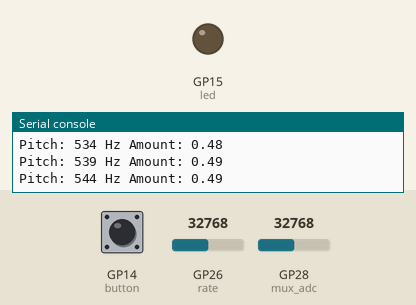
The program below on a simulated Raspberry Pi Pico running MicroPython. Parts: output pins drawn as LEDs (lit = HIGH), the last lines printed to the serial console. Dashed ring = blinking. Inputs (shaded band) come from the test bench; at power-on: GP14 (button) HIGH, GP26 (rate) = 32768, GP28 (mux_adc) = 32768 (analog values on the 0–65535 scale). Pins used as bus, display or sensor lines are not drawn.

Above: at 1.2 s.
1.3 s: GP14 (button) pulled LOW for 1 s
At 1.72 s:
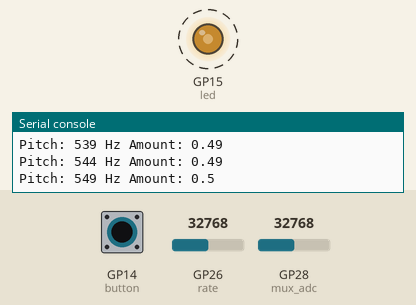
3.8 s: GP14 (button) pulled LOW for 3.2 s
At 7.6 s:
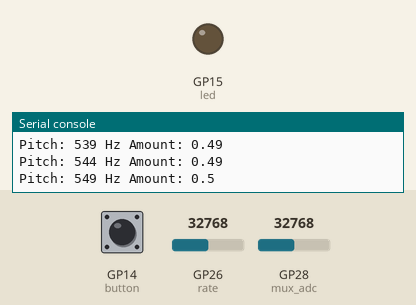
Timing chart, 0 to 9.1 s (numbered marks = the images above; inputs shaded):
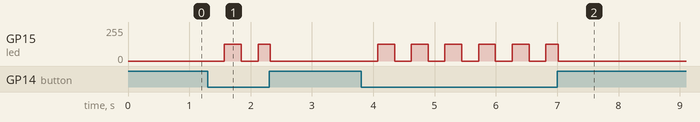

Measured:
- after the input at 1.3 s, GP15 (led): alternates 127/255 for 0.24 s and 0/255 for 0.27 s, 4 changes in all, then stays 0/255, starting after 0.27 s
- after the input at 3.8 s, GP15 (led): alternates 127/255 for 0.27 s and 0/255 for 0.27 s, 12 changes in all, then stays 0/255, starting after 0.27 s

The program:

lesson-11.py
```python
from machine import Pin
from picozero import Button, LED, Pot
from time import sleep_ms, ticks_add, ticks_diff, ticks_ms

led = LED(15)
button = Button(14)
rate = Pot(26)
mux_adc = Pot(28)

mux_s0 = Pin(18, Pin.OUT)

MUX_SETTLE_MS = 2
CONTROL_SCAN_MS = 20

pitch_value = 0
amount_value = 0
last_pitch_hz = -1
last_change = ticks_ms()
light_on = False

next_control_scan = ticks_ms()
mux_waiting = False
mux_channel = 0
mux_started = ticks_ms()


def start_mux_read(channel):
    global mux_waiting, mux_channel, mux_started
    mux_channel = channel
    mux_s0.value(channel)
    mux_started = ticks_ms()
    mux_waiting = True


def finish_mux_read():
    global amount_value, mux_waiting, next_control_scan, pitch_value
    reading = mux_adc.value

    if mux_channel == 0:
        pitch_value += (reading - pitch_value) * 0.1
        start_mux_read(1)
    else:
        amount_value += (reading - amount_value) * 0.1
        mux_waiting = False
        next_control_scan = ticks_add(ticks_ms(), CONTROL_SCAN_MS)


while True:
    now = ticks_ms()

    if not mux_waiting and ticks_diff(now, next_control_scan) >= 0:
        start_mux_read(0)

    if mux_waiting and ticks_diff(now, mux_started) >= MUX_SETTLE_MS:
        finish_mux_read()

    pitch_hz = int(100 + pitch_value * 900)
    if abs(pitch_hz - last_pitch_hz) >= 5:
        print("Pitch:", pitch_hz, "Hz", "Amount:", round(amount_value, 2))
        last_pitch_hz = pitch_hz

    if button.is_pressed: # type: ignore
        interval = int(500 - rate.value * 450)

        if ticks_diff(now, last_change) >= interval:
            light_on = not light_on
            last_change = now

        led.value = amount_value if light_on else 0
    else:
        led.off()
        light_on = False
        last_change = now

    sleep_ms(1)
```
